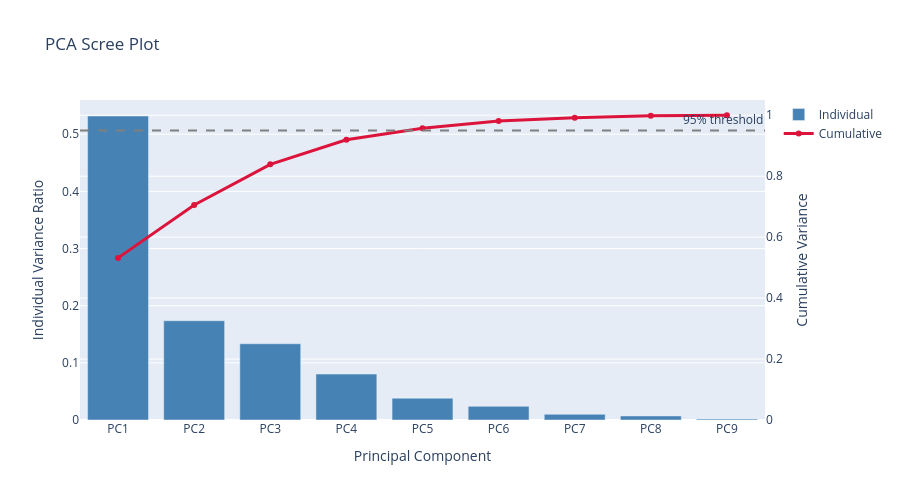

Here is the notebook cell this chart was saved with:
### Code cell
fig = go.Figure()
fig.add_trace(go.Bar(
    x=[f'PC{i+1}' for i in range(len(explained_var))],
    y=explained_var,
    name='Individual',
    marker_color='steelblue'
))
fig.add_trace(go.Scatter(
    x=[f'PC{i+1}' for i in range(len(cumulative_var))],
    y=cumulative_var,
    name='Cumulative',
    mode='lines+markers',
    line=dict(color='crimson', width=3),
    yaxis='y2'
))
fig.add_hline(y=0.95, line_dash='dash', line_color='gray',
              annotation_text='95% threshold', yref='y2')
fig.update_layout(
    title='PCA Scree Plot',
    xaxis_title='Principal Component',
    yaxis=dict(title='Individual Variance Ratio'),
    yaxis2=dict(title='Cumulative Variance', overlaying='y', side='right', range=[0, 1.05]),
    height=500
)
fig.show()

### Figure 1 — Plotly figure (JSON) as saved in the notebook; plotly's stock layout.template omitted (floating-point values rounded to 4 significant figures)
{"data": [{"marker": {"color": "steelblue"}, "name": "Individual", "type": "bar", "x": ["PC1", "PC2", "PC3", "PC4", "PC5", "PC6", "PC7", "PC8", "PC9"], "y": [0.5319, 0.1736, 0.1334, 0.08042, 0.03808, 0.0239, 0.009983, 0.007029, 0.001611]}, {"line": {"color": "crimson", "width": 3}, "mode": "lines+markers", "name": "Cumulative", "type": "scatter", "x": ["PC1", "PC2", "PC3", "PC4", "PC5", "PC6", "PC7", "PC8", "PC9"], "y": [0.5319, 0.7056, 0.839, 0.9194, 0.9575, 0.9814, 0.9914, 0.9984, 1.0], "yaxis": "y2"}], "layout": {"annotations": [{"showarrow": false, "text": "95% threshold", "x": 1, "xanchor": "right", "xref": "x domain", "y": 0.95, "yanchor": "bottom", "yref": "y2"}], "height": 500, "shapes": [{"line": {"color": "gray", "dash": "dash"}, "type": "line", "x0": 0, "x1": 1, "xref": "x domain", "y0": 0.95, "y1": 0.95, "yref": "y2"}], "title": {"text": "PCA Scree Plot"}, "xaxis": {"title": {"text": "Principal Component"}}, "yaxis": {"title": {"text": "Individual Variance Ratio"}}, "yaxis2": {"overlaying": "y", "range": [0, 1.05], "side": "right", "title": {"text": "Cumulative Variance"}}}}
